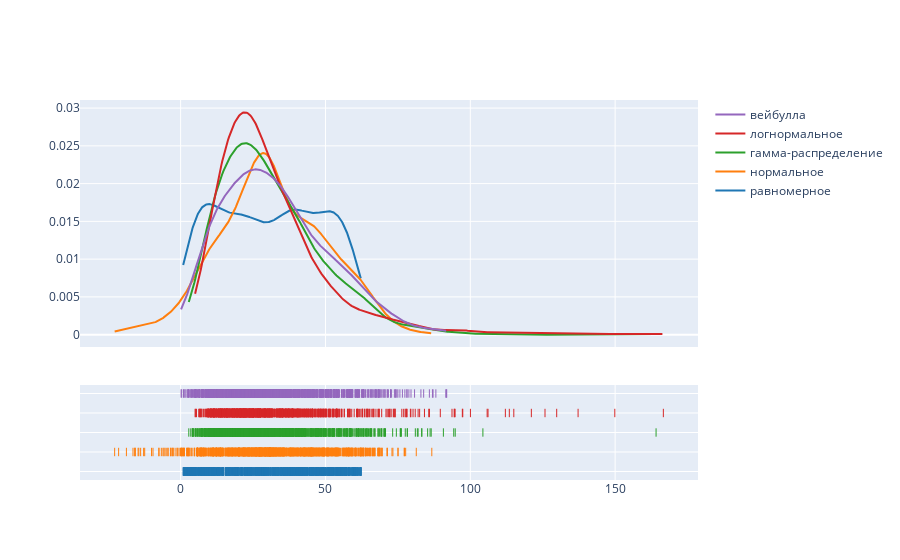

Write notebook code for a chart like this one.
### Code cell
ff.create_distplot(
    [raspred_df["равномерное"], raspred_df["нормальное"], raspred_df["гамма-распределение"], raspred_df["логнормальное"], raspred_df["вейбулла"]],
    ["равномерное", "нормальное", "гамма-распределение", "логнормальное", "вейбулла"],
    show_hist=False
)

### Figure 1 — Plotly figure (JSON) as saved in the notebook; plotly's stock layout.template omitted (floating-point values rounded to 4 significant figures; data arrays with more than 128 entries replaced by an {"elided": "..."} marker saying what was removed)
{"data": [{"legendgroup": "равномерное", "marker": {"color": "rgb(31, 119, 180)"}, "mode": "lines", "name": "равномерное", "showlegend": true, "type": "scatter", "x": {"elided": "500 float values"}, "xaxis": "x", "y": {"elided": "500 float values"}, "yaxis": "y"}, {"legendgroup": "нормальное", "marker": {"color": "rgb(255, 127, 14)"}, "mode": "lines", "name": "нормальное", "showlegend": true, "type": "scatter", "x": {"elided": "500 float values"}, "xaxis": "x", "y": {"elided": "500 float values"}, "yaxis": "y"}, {"legendgroup": "гамма-распределение", "marker": {"color": "rgb(44, 160, 44)"}, "mode": "lines", "name": "гамма-распределение", "showlegend": true, "type": "scatter", "x": {"elided": "500 float values"}, "xaxis": "x", "y": {"elided": "500 float values"}, "yaxis": "y"}, {"legendgroup": "логнормальное", "marker": {"color": "rgb(214, 39, 40)"}, "mode": "lines", "name": "логнормальное", "showlegend": true, "type": "scatter", "x": {"elided": "500 float values"}, "xaxis": "x", "y": {"elided": "500 float values"}, "yaxis": "y"}, {"legendgroup": "вейбулла", "marker": {"color": "rgb(148, 103, 189)"}, "mode": "lines", "name": "вейбулла", "showlegend": true, "type": "scatter", "x": {"elided": "500 float values"}, "xaxis": "x", "y": {"elided": "500 float values"}, "yaxis": "y"}, {"legendgroup": "равномерное", "marker": {"color": "rgb(31, 119, 180)", "symbol": "line-ns-open"}, "mode": "markers", "name": "равномерное", "showlegend": false, "type": "scatter", "x": {"elided": "1000 float values"}, "xaxis": "x", "y": {"elided": "1000 str values"}, "yaxis": "y2"}, {"legendgroup": "нормальное", "marker": {"color": "rgb(255, 127, 14)", "symbol": "line-ns-open"}, "mode": "markers", "name": "нормальное", "showlegend": false, "type": "scatter", "x": {"elided": "1000 float values"}, "xaxis": "x", "y": {"elided": "1000 str values"}, "yaxis": "y2"}, {"legendgroup": "гамма-распределение", "marker": {"color": "rgb(44, 160, 44)", "symbol": "line-ns-open"}, "mode": "markers", "name": "гамма-распределение", "showlegend": false, "type": "scatter", "x": {"elided": "1000 float values"}, "xaxis": "x", "y": {"elided": "1000 str values"}, "yaxis": "y2"}, {"legendgroup": "логнормальное", "marker": {"color": "rgb(214, 39, 40)", "symbol": "line-ns-open"}, "mode": "markers", "name": "логнормальное", "showlegend": false, "type": "scatter", "x": {"elided": "1000 float values"}, "xaxis": "x", "y": {"elided": "1000 str values"}, "yaxis": "y2"}, {"legendgroup": "вейбулла", "marker": {"color": "rgb(148, 103, 189)", "symbol": "line-ns-open"}, "mode": "markers", "name": "вейбулла", "showlegend": false, "type": "scatter", "x": {"elided": "1000 float values"}, "xaxis": "x", "y": {"elided": "1000 str values"}, "yaxis": "y2"}], "layout": {"barmode": "overlay", "hovermode": "closest", "legend": {"traceorder": "reversed"}, "xaxis": {"anchor": "y2", "domain": [0, 1], "zeroline": false}, "yaxis": {"anchor": "free", "domain": [0.35, 1], "position": 0}, "yaxis2": {"anchor": "x", "domain": [0, 0.25], "dtick": 1, "showticklabels": false}}}
